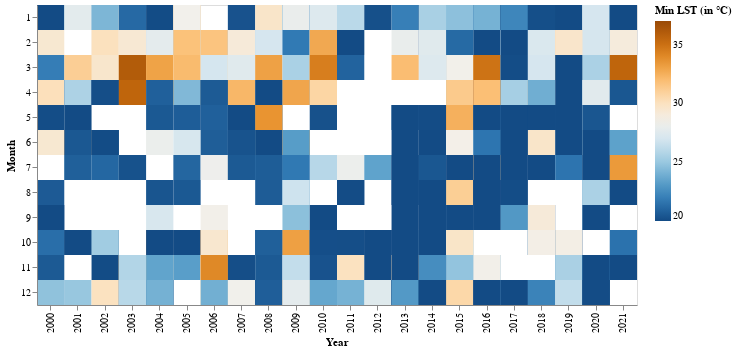

Write notebook code for a chart like this one.
### Code cell
# minimum LST
alt.Chart(df2).mark_rect().encode(
    x='Year:O',
    y='Month:O',
    color=alt.Color(
        'MinLST:Q', title = 'Min LST (in °C)', scale=alt.Scale(scheme='blueorange', domain=(20,37 ))),
    tooltip=[
        alt.Tooltip('Year:O', title='Year'),
        alt.Tooltip('Month:O', title='Month'),
        alt.Tooltip('MinLST:Q', title='LST')
    ]).properties(width=600, height=300)

### Figure 1 — Vega-Lite specification as saved in the notebook (floating-point values rounded to 4 significant figures; data arrays with more than 128 entries replaced by an {"elided": "..."} marker saying what was removed)
{"config": {"view": {"continuousWidth": 400, "continuousHeight": 300}}, "data": {"name": "data-3bc596404f3af2308c9fa4e168c5f11c"}, "mark": "rect", "encoding": {"color": {"field": "MinLST", "scale": {"domain": [20, 37], "scheme": "blueorange"}, "title": "Min LST (in °C)", "type": "quantitative"}, "tooltip": [{"field": "Year", "title": "Year", "type": "ordinal"}, {"field": "Month", "title": "Month", "type": "ordinal"}, {"field": "MinLST", "title": "LST", "type": "quantitative"}], "x": {"field": "Year", "type": "ordinal"}, "y": {"field": "Month", "type": "ordinal"}}, "height": 300, "width": 600, "$schema": "https://vega.github.io/schema/vega-lite/v4.17.0.json", "datasets": {"data-3bc596404f3af2308c9fa4e168c5f11c": {"elided": "461 records"}}}
